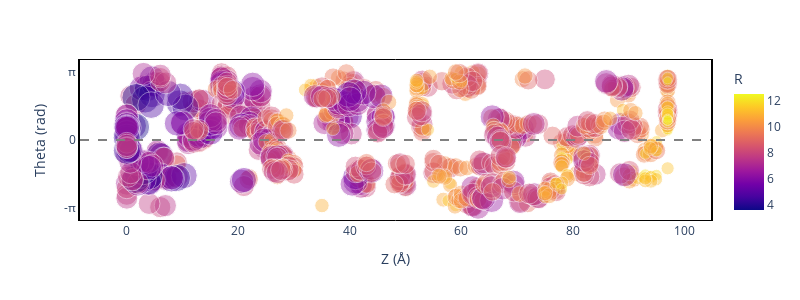

Source (notebook cell):
### Code cell
import plotly.express as px
# Plot the data
fig = px.scatter(df, x="Z", y="Theta", color="R", size="Rinv", hover_data="ResID",
                width=800,height=300,opacity=0.4)
                 #,color_discrete_sequence=["#3454D1","#D1345B","#EFEFEF","#550527","#FFED65",])

# For a nice plot
fig.update_layout(plot_bgcolor="white")
fig.update_yaxes(range=[-3.7,3.7],title_text="Theta (rad)",
                 tickmode="array",tickvals=[0,3.14,-3.14],ticktext=["0","π","-π"],
                 linecolor="black",showgrid=False,showline=True,mirror=True,linewidth=2)
fig.update_xaxes(title_text="Z (Å)",linecolor="black",showgrid=False,mirror=True)
fig.add_hline(y=0,line_width=2,line_color="gray",line_dash="dash")

fig.show()

### Figure 1 — Plotly figure (JSON) as saved in the notebook; plotly's stock layout.template omitted (floating-point values rounded to 4 significant figures; data arrays with more than 128 entries replaced by an {"elided": "..."} marker saying what was removed)
{"data": [{"customdata": {"elided": "822x1 int values"}, "hovertemplate": "Z=%{x}<br>Theta=%{y}<br>Rinv=%{marker.size}<br>ResID=%{customdata[0]}<br>R=%{marker.color}<extra></extra>", "legendgroup": "", "marker": {"color": {"elided": "822 float values"}, "coloraxis": "coloraxis", "opacity": 0.4, "size": {"elided": "822 float values"}, "sizemode": "area", "sizeref": 2.5, "symbol": "circle"}, "mode": "markers", "name": "", "orientation": "v", "showlegend": false, "type": "scatter", "x": {"elided": "822 float values"}, "xaxis": "x", "y": {"elided": "822 float values"}, "yaxis": "y"}], "layout": {"coloraxis": {"colorbar": {"title": {"text": "R"}}, "colorscale": [[0, "#0d0887"], [0.1111, "#46039f"], [0.2222, "#7201a8"], [0.3333, "#9c179e"], [0.4444, "#bd3786"], [0.5556, "#d8576b"], [0.6667, "#ed7953"], [0.7778, "#fb9f3a"], [0.8889, "#fdca26"], [1, "#f0f921"]]}, "height": 300, "legend": {"itemsizing": "constant", "tracegroupgap": 0}, "margin": {"t": 60}, "plot_bgcolor": "white", "shapes": [{"line": {"color": "gray", "dash": "dash", "width": 2}, "type": "line", "x0": 0, "x1": 1, "xref": "x domain", "y0": 0, "y1": 0, "yref": "y"}], "width": 800, "xaxis": {"anchor": "y", "domain": [0, 1], "linecolor": "black", "mirror": true, "showgrid": false, "title": {"text": "Z (Å)"}}, "yaxis": {"anchor": "x", "domain": [0, 1], "linecolor": "black", "linewidth": 2, "mirror": true, "range": [-3.7, 3.7], "showgrid": false, "showline": true, "tickmode": "array", "ticktext": ["0", "π", "-π"], "tickvals": [0, 3.14, -3.14], "title": {"text": "Theta (rad)"}}}}
